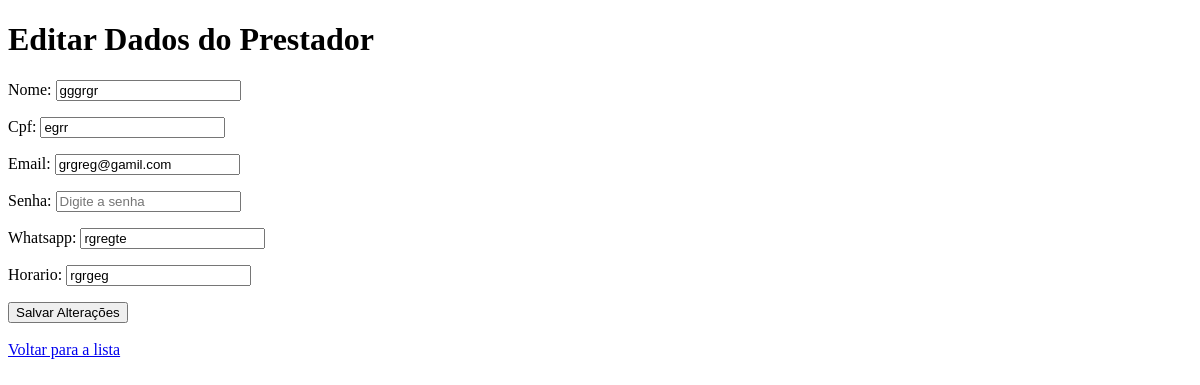
Page /editar_prestador/1/ on the earlier database version.
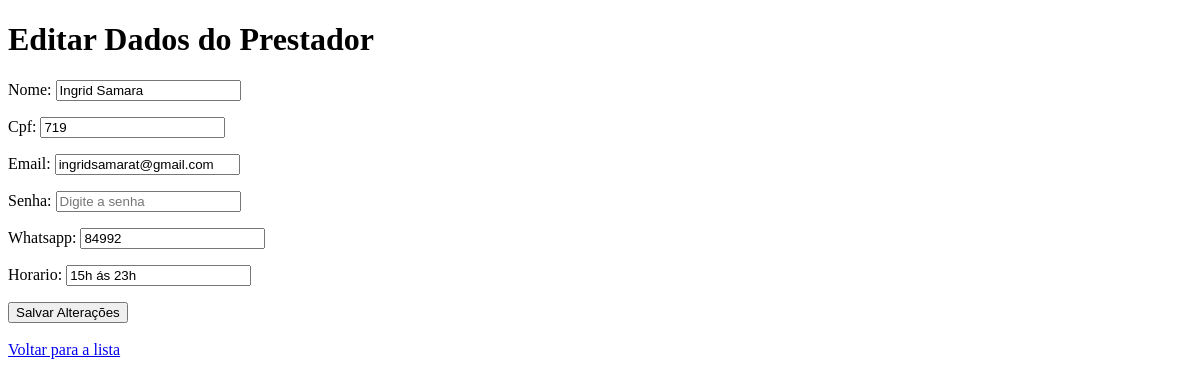
Same page on the later database version.
### core/models.py (models this page shows, shortened)
class Prestador(models.Model):
    nome = models.CharField(max_length=150)
    cpf = models.CharField(max_length=14, unique=True)
    email = models.EmailField(max_length=100, unique=True)
    senha = models.CharField(max_length=255)
    whatsapp = models.CharField(max_length=20)
    horario = models.CharField(max_length=100, blank=True, null=True)

### core/views.py (the view)
# urls.py: path('editar_prestador/<int:id>/', views.editar_prestador, name='editar_prestador'),
def editar_prestador(request, id):
    prestador = get_object_or_404(Prestador, id=id)
    form = PrestadorForm(request.POST or None, instance=prestador)
    if form.is_valid():
        form.save()
        return redirect('listar_prestadores')
    contexto = {
        'form_prestador': form
    }
    return render(request, 'cadastrar-serviços.html', contexto)

### core/forms.py
class PrestadorForm(forms.ModelForm):
    class Meta:
        model = Prestador
        fields = ['nome', 'cpf', 'email', 'senha', 'whatsapp', 'horario']
        widgets = {
            'senha': forms.PasswordInput(attrs={'placeholder': 'Digite a senha'}),
        }

### core/templates/cadastrar-serviços.html (shortened to what this page needs)
<!DOCTYPE html>
<html lang="pt-br">
<head>
</head>
<body>
    <h1>Editar Dados do Prestador</h1>
    <form method="POST">
        {{ form_prestador.as_p }}
        <button type="submit">Salvar Alterações</button>
    </form>
    <br>
    <a href="{% url 'listar_prestadores' %}">Voltar para a lista</a>
</body>
</html>

Differences in the rows shown:
changed Prestador: nome "gggrgr" → "Ingrid Samara"; cpf "egrr" → "719"; email "grgreg@gamil.com" → "ingridsamarat@gmail.com"; whatsapp "rgregte" → "84992"; horario "rgrgeg" → "15h ás 23h"
